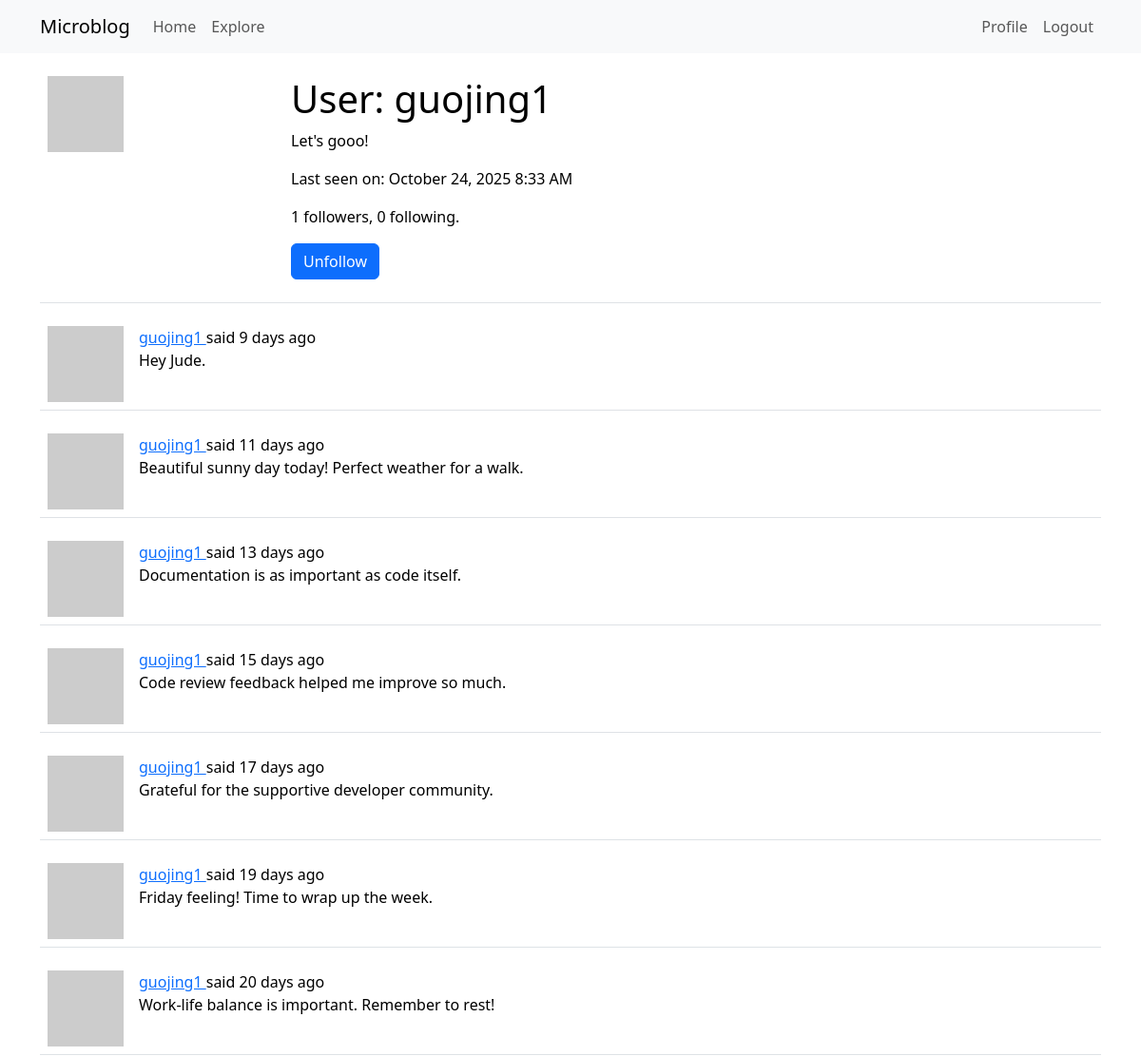
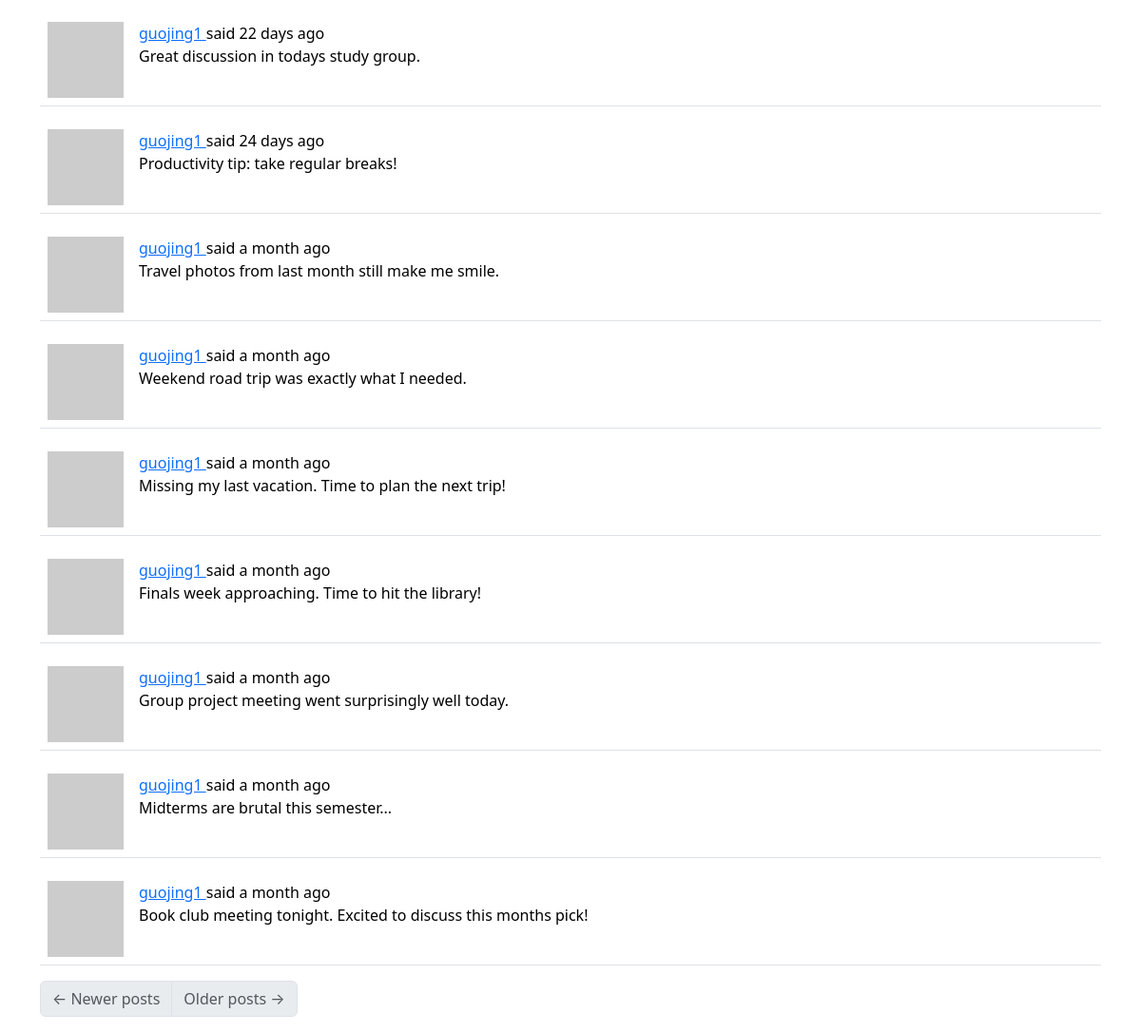
Page /user/guojing1 (signed in) on the committed database (2 pictures, top to bottom).
### app/models.py (models this page shows, shortened)
class User(UserMixin, db.Model):
    id: orm.Mapped[int] = orm.mapped_column(primary_key=True)
    username: orm.Mapped[str] = orm.mapped_column(
        sa.String(64), index=True, unique=True
    )
    email: orm.Mapped[str] = orm.mapped_column(sa.String(120), index=True, unique=True)
    password_hash: orm.Mapped[str | None] = orm.mapped_column(sa.String(256))
    posts: orm.WriteOnlyMapped["Post"] = orm.relationship(back_populates="author")
    about_me: orm.Mapped[str | None] = orm.mapped_column(sa.String(140))
    last_seen: orm.Mapped[datetime | None] = orm.mapped_column(
        default=lambda: datetime.now(UTC)
    )
    following: orm.WriteOnlyMapped["User"] = orm.relationship(
        secondary=followers,
        primaryjoin=(followers.c.follower_id == id),
        secondaryjoin=(followers.c.followed_id == id),
        back_populates="followers",
    )
    followers: orm.WriteOnlyMapped["User"] = orm.relationship(
        secondary=followers,
        primaryjoin=(followers.c.followed_id == id),
        secondaryjoin=(followers.c.follower_id == id),
        back_populates="following",
    )
    def avatar(self, size):
        digest = md5(self.email.lower().encode("utf-8")).hexdigest()
        return f"https://www.gravatar.com/avatar/{digest}?d=identicon&s={size}"
    def is_following(self, user):
        query = self.following.select().where(User.id == user.id)
        return db.session.scalar(query) is not None
    def followers_count(self):
        return db.session.scalar(
            sa.select(sa.func.count())
            .select_from(followers)
            .where(followers.c.followed_id == self.id)
        )
    def following_count(self):
        return db.session.scalar(
            sa.select(sa.func.count())
            .select_from(followers)
            .where(followers.c.follower_id == self.id)
        )

class Post(db.Model):
    id: orm.Mapped[int] = orm.mapped_column(primary_key=True)
    body: orm.Mapped[str] = orm.mapped_column(sa.String(140))
    timestamp: orm.Mapped[datetime] = orm.mapped_column(
        index=True, default=lambda: datetime.now(UTC)
    )
    user_id: orm.Mapped[int] = orm.mapped_column(sa.ForeignKey("user.id"), index=True)
    author: orm.Mapped["User"] = orm.relationship(back_populates="posts")

### app/routes.py (the view)
@app.route("/user/<username>")
@login_required
def user(username):
    user = db.first_or_404(sa.select(User).where(User.username == username))
    page = request.args.get("page", 1, type=int)
    query = user.posts.select().order_by(Post.timestamp.desc())
    posts = db.paginate(
        query, page=page, per_page=app.config["POSTS_PER_PAGE"], error_out=False
    )
    next_url = (
        url_for("user", username=username, page=posts.next_num)
        if posts.has_next
        else None
    )
    prev_url = (
        url_for("user", username=username, page=posts.prev_num)
        if posts.has_prev
        else None
    )
    form = EmptyForm()
    return render_template(
        "user.html",
        user=user,
        posts=posts.items,
        next_url=next_url,
        prev_url=prev_url,
        form=form,
    )
    form = EmptyForm()
    return render_template("user.html", user=user, posts=posts, form=form)

### app/forms.py
class EmptyForm(FlaskForm):
    submit = SubmitField(_l("Submit"))

### app/__init__.py (called while the page is built)
def get_locale_func():
    return request.accept_languages.best_match(app.config["LANGUAGES"])

### app/models.py (called while the page is built)
@login.user_loader
def load_user(id):
    return db.session.get(User, int(id))

### app/routes.py (called while the page is built)
@app.before_request
def before_request():
    if current_user.is_authenticated:
        current_user.last_seen = datetime.now(UTC)
        db.session.commit()
    g.locale = str(get_locale())

### app/templates/user.html (shortened to what this page needs)
{% extends "base.html" %}
{% block content %}
    <table class="table table-hover">
        <tr>
            <td width="256px">
                <img src="{{ user.avatar(256) }}" />
            </td>
            <td>
                <h1>{{ _('User:') }} {{ user.username }}</h1>
                {% if user.about_me %}
                    <p>{{ user.about_me }}</p>
                {% endif %}
                {% if user.last_seen %}
                    <p>{{ _('Last seen on:') }} {{ moment(user.last_seen).format('LLL') }}</p>
                {% endif %}
                <p>
                    {{ _('%(count)d followers', count=user.followers_count()) }},
                    {{ _('%(count)d following', count=user.following_count()) }}.
                </p>
                {% if user == current_user %}
                    <p>
                        <a href="{{ url_for('edit_profile') }}">{{ _('Edit your profile') }}</a>
                    </p>
                {% else %}
                    <p>
                        <form
                            action="{{ url_for('unfollow', username=user.username) }}"
                            method="post"
                        >
                            {{ form.submit(value=_('Unfollow'), class_='btn btn-primary') }}
                        </form>
                    </p>
                {% endif %}
            </td>
        </tr>
    </table>
    {% for post in posts %}
        {% include '_post.html' %}
    {% endfor %}
    <nav aria-label="Post navigation">
        <ul class="pagination">
            <li class="page-item{% if not prev_url %} disabled{% endif %}">
                <a class="page-link" href="{{ prev_url }}">
                    <span aria-hidden="true">&larr;</span> {{ _('Newer posts') }}
                </a>
            </li>
            <li class="page-item{% if not next_url %} disabled{% endif %}">
                <a class="page-link" href="{{ next_url }}">
                    {{ _('Older posts') }} <span aria-hidden="true">&rarr;</span>
                </a>
            </li>
        </ul>
    </nav>
{% endblock %}

### app/templates/_post.html
<table class="table table-hover">
    <tr>
        <td width="70px">
            <a href="{{ url_for('user', username=post.author.username) }}">
                <img src="{{ post.author.avatar(70) }}" />
            </a>
        </td>
        <td>
            <a href="{{ url_for('user', username=post.author.username) }}">
                {{ post.author.username }}
            </a>
            {{ _('said') }} {{ moment(post.timestamp).fromNow() }}
            <br>
            {{ post.body }}
        </td>
    </tr>
</table>

### rows in the picture
User: username "guojing1", about_me "Let's gooo!", last_seen "October 24, 2025 8:33 AM"
Post: author.username "guojing1", timestamp "9 days ago", body "Hey Jude."
Post: author.username "guojing1", timestamp "11 days ago", body "Beautiful sunny day today! Perfect weather for a walk."
Post: author.username "guojing1", timestamp "13 days ago", body "Documentation is as important as code itself."
Post: author.username "guojing1", timestamp "15 days ago", body "Code review feedback helped me improve so much."
Post: author.username "guojing1", timestamp "17 days ago", body "Grateful for the supportive developer community."
Post: author.username "guojing1", timestamp "19 days ago", body "Friday feeling! Time to wrap up the week."
Post: author.username "guojing1", timestamp "20 days ago", body "Work-life balance is important. Remember to rest!"
Post: author.username "guojing1", timestamp "22 days ago", body "Great discussion in todays study group."
Post: author.username "guojing1", timestamp "24 days ago", body "Productivity tip: take regular breaks!"
Post: author.username "guojing1", timestamp "a month ago", body "Travel photos from last month still make me smile."
Post: author.username "guojing1", timestamp "a month ago", body "Weekend road trip was exactly what I needed."
Post: author.username "guojing1", timestamp "a month ago", body "Missing my last vacation. Time to plan the next trip!"
Post: author.username "guojing1", timestamp "a month ago", body "Finals week approaching. Time to hit the library!"
Post: author.username "guojing1", timestamp "a month ago", body "Group project meeting went surprisingly well today."
Post: author.username "guojing1", timestamp "a month ago", body "Midterms are brutal this semester..."
Post: author.username "guojing1", timestamp "a month ago", body "Book club meeting tonight. Excited to discuss this months pick!"
